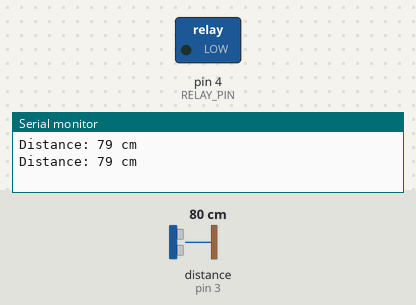
This sketch was run on a simulated Arduino Uno, built with avr-gcc and run on an emulated ATmega328P. Parts: switched loads named in the sketch (green lamp = pin HIGH), the last lines printed to the serial monitor. Inputs (shaded band) come from the test bench; at power-on: distance to the obstacle (sensor on pin 3) 80 cm. The echo pulse lasts 58.3 µs per cm; pins used as bus, display or sensor lines are not drawn.

Above: at 10.8 s.
10.9 s: distance to the obstacle (sensor on pin 3) set to 23 cm
18.4 s: distance to the obstacle (sensor on pin 3) set to 20 cm
At 20.8 s:
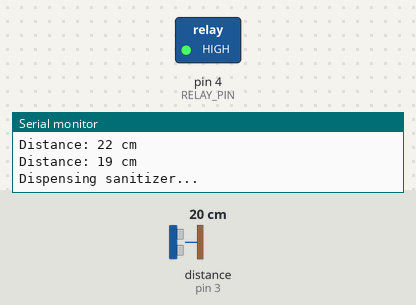
31.4 s: distance to the obstacle (sensor on pin 3) set to 35 cm
At 31.9 s:
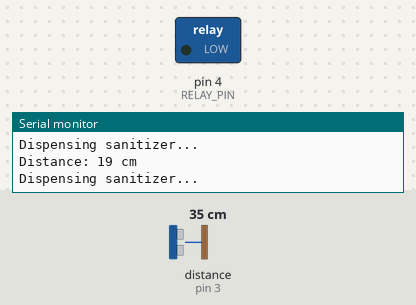
38.9 s: distance to the obstacle (sensor on pin 3) set to 2 cm
At 40.8 s:
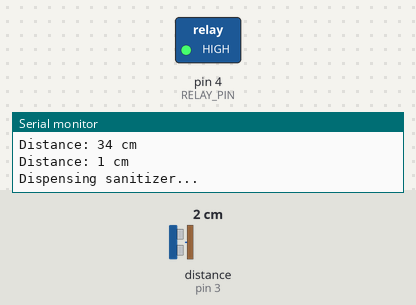
Timing chart, 0 to 52.5 s (numbered marks = the images above; inputs shaded):
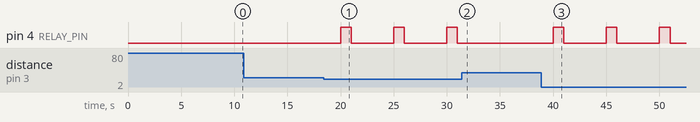

Measured:
- the behaviour switches between 22 and 21 cm on distance to the obstacle (sensor on pin 3) (found by bisection; images 0 and 1)
- after the input at 18.4 s, pin 4 (RELAY_PIN): alternates HIGH for 1.0 s and LOW for 4.0 s, starting after 1.6 s
- after the input at 31.4 s, pin 4 (RELAY_PIN): stays LOW (without the input it goes to HIGH after 3.6 s)
- after the input at 38.9 s, pin 4 (RELAY_PIN): alternates HIGH for 1.0 s and LOW for 4.0 s, starting after 1.1 s

The sketch:

automatic_sanitizer_dispensor.ino
```cpp
#define TRIG_PIN 2  // Define the trigger pin for the ultrasonic sensor
#define ECHO_PIN 3  // Define the echo pin for the ultrasonic sensor
#define RELAY_PIN 4 // Define the relay control pin

#define MAX_DISTANCE 20  // Maximum distance to trigger the sanitizer dispenser (in cm)

unsigned long previousMillis = 0; // Stores the time since the last dispenser activation
const long interval = 5000;       // Interval between each dispenser activation (in milliseconds)

void setup() {
  pinMode(TRIG_PIN, OUTPUT);
  pinMode(ECHO_PIN, INPUT);
  pinMode(RELAY_PIN, OUTPUT);
  digitalWrite(RELAY_PIN, LOW); // Initially turn off the relay
  Serial.begin(9600);
}

void loop() {
  unsigned long currentMillis = millis();

  if (currentMillis - previousMillis >= interval) {
    // It's time to check the distance and trigger dispenser
    previousMillis = currentMillis;
    unsigned int distance = measureDistance();
    Serial.print("Distance: ");
    Serial.print(distance);
    Serial.println(" cm");

    if (distance <= MAX_DISTANCE) {
      activateDispenser();
    }
  }
}

unsigned int measureDistance() {
  digitalWrite(TRIG_PIN, LOW);
  delayMicroseconds(2);
  digitalWrite(TRIG_PIN, HIGH);
  delayMicroseconds(10);
  digitalWrite(TRIG_PIN, LOW);

  unsigned long duration = pulseIn(ECHO_PIN, HIGH);
  unsigned int distance = duration * 0.034 / 2; // Calculate distance in cm
  return distance;
}

void activateDispenser() {
  Serial.println("Dispensing sanitizer...");
  digitalWrite(RELAY_PIN, HIGH); // Turn on the relay to activate the pump
  delay(1000); // Run the pump for 1 second
  digitalWrite(RELAY_PIN
, LOW); // Turn off the relay
}
```
